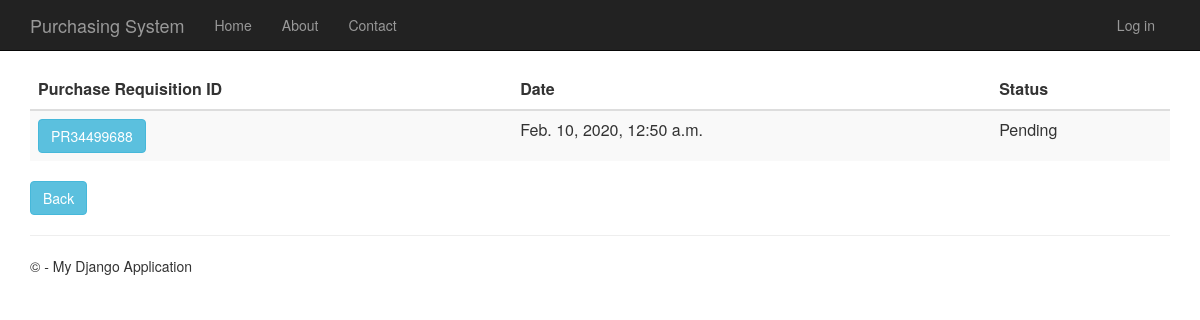
Before: /purchaserequisitionhistory with the older database file.
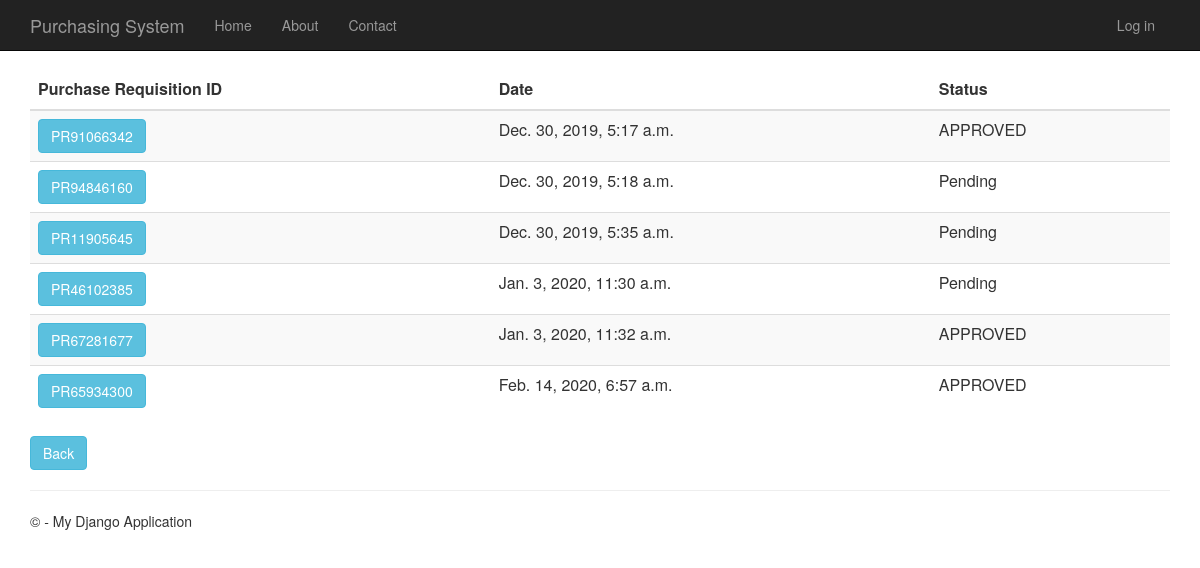
After: the same page with the newer database file.
### PurchaseRequisition/models.py (models this page shows)
class PurchaseRequisition(models.Model):
    pr_id= models.CharField(max_length=10, primary_key=True) #takes character
    description= models.TextField(null=True,default=None, blank=True)
    time_created= models.DateTimeField()
    total_price= models.DecimalField(max_digits=10, decimal_places=2, default=Decimal('0.00'))
    status= models.TextField(max_length=10, default="Pending")
    person_id = models.ForeignKey(Person)
    def __str__(self):
        return str(self.pr_id)

### PurchaseRequisition/views.py (the view)
# urls.py: url(r'^purchaserequisitionhistory', PurchaseRequisition.views.purchaserequisitionhistory, name="purchase_requisition_history"),
def purchaserequisitionhistory(request):
    purchase_requisitions = PurchaseRequisition.objects.all()
    print(purchase_requisitions)
    context = {
            'title':'Purchase Requisition History',
            'rows':purchase_requisitions
        }
    return render(request,'PurchaseRequisition/purchaserequisitionhistory.html',context)

### PurchaseRequisition/templates/PurchaseRequisition/purchaserequisitionhistory.html
﻿{% extends "app/layout.html" %}
{% block content %}
<div class="purchaseorderhistory margintop" action="menu" >
    <form action="purchaserequisitionhistorydetails" method="GET">
        <table class="table table-striped margintop">
          <thead>
            <tr>
              <th scope="col">Purchase Requisition ID</th>
              <th scope="col">Date</th>
              <th scope="col">Status</th>
            </tr>
          </thead>
          <tbody>
              {% for r in rows %}
            <tr>
                 <td><button type="submit" name="pr_id" value="{{r.pr_id}}" class="btn btn-info" >{{r.pr_id}}</button></td>
                 <td>{{r.time_created}}</td>
                 <td>{{r.status}}</td>
            </tr>
              {% endfor %}
          </tbody>
        </table>
    </form>
       <form action="menu">
        <div class="margintop">
            <button type="submit" class="btn btn-info" >Back</button>
        </div>
    </form>
</div>
{% endblock %}

### app/templates/app/layout.html (shortened to what this page needs)
﻿<!DOCTYPE html>
<html>
<head>
    {% load staticfiles %}
    <link rel="stylesheet" type="text/css" href="{% static 'app/content/bootstrap.min.css' %}" />
    <link rel="stylesheet" type="text/css" href="{% static 'app/content/site.css' %}" />
</head>
<body>
    <div class="navbar navbar-inverse navbar-fixed-top">
        <div class="container">
            <div class="navbar-header">
                <a href="/" class="navbar-brand">Purchasing System</a>
            </div>
            <div class="navbar-collapse collapse">
                <ul class="nav navbar-nav">
                    <li><a href="{% url 'home' %}">Home</a></li>
                    <li><a href="{% url 'about' %}">About</a></li>
                    <li><a href="{% url 'contact' %}">Contact</a></li>
                </ul>
                {% include 'app/loginpartial.html' %}
            </div>
        </div>
    </div>
    <div class="container body-content">
{% block content %}{% endblock %}
        <hr/>
        <footer>
            <p>&copy; {{ year }} - My Django Application</p>
        </footer>
    </div>
</body>
</html>

### app/templates/app/loginpartial.html
{% if user.is_authenticated %}
<form id="logoutForm" action="/logout" method="post" class="navbar-right">
    {% csrf_token %}
    <ul class="nav navbar-nav navbar-right">
        <li><span class="navbar-brand">Hello {{ user.username }}!</span></li>
        <li><a href="javascript:document.getElementById('logoutForm').submit()">Log off</a></li>
    </ul>
</form>
{% else %}
<ul class="nav navbar-nav navbar-right">
    <li><a href="{% url 'login' %}">Log in</a></li>
</ul>
{% endif %}

### app/static/app/content/site.css (style rules this page uses)
body { padding-top: 50px; padding-bottom: 20px; }
.body-content { padding-left: 15px; padding-right: 15px; }

Changed rows visible on the page:
removed PurchaseRequisition: pr_id "PR34499688", time_created "Feb. 10, 2020, 12:50 a.m.", status "Pending"
added PurchaseRequisition: pr_id "PR91066342", time_created "Dec. 30, 2019, 5:17 a.m.", status "APPROVED"
added PurchaseRequisition: pr_id "PR94846160", time_created "Dec. 30, 2019, 5:18 a.m.", status "Pending"
added PurchaseRequisition: pr_id "PR11905645", time_created "Dec. 30, 2019, 5:35 a.m.", status "Pending"
added PurchaseRequisition: pr_id "PR46102385", time_created "Jan. 3, 2020, 11:30 a.m.", status "Pending"
added PurchaseRequisition: pr_id "PR67281677", time_created "Jan. 3, 2020, 11:32 a.m.", status "APPROVED"
added PurchaseRequisition: pr_id "PR65934300", time_created "Feb. 14, 2020, 6:57 a.m.", status "APPROVED"
